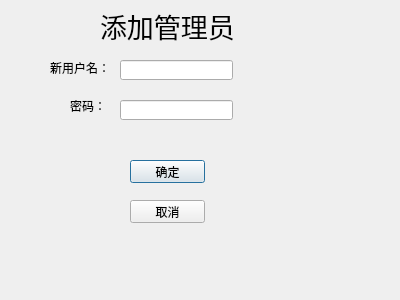
<?xml version="1.0" encoding="UTF-8"?>
<ui version="4.0">
 <class>ManagerRegestrationDlg</class>
 <widget class="QDialog" name="ManagerRegestrationDlg">
  <property name="geometry">
   <rect>
    <x>0</x>
    <y>0</y>
    <width>400</width>
    <height>300</height>
   </rect>
  </property>
  <property name="windowTitle">
   <string>Dialog</string>
  </property>
  <widget class="QLineEdit" name="lineEdit">
   <property name="geometry">
    <rect>
     <x>120</x>
     <y>60</y>
     <width>113</width>
     <height>20</height>
    </rect>
   </property>
  </widget>
  <widget class="QLineEdit" name="lineEdit_2">
   <property name="geometry">
    <rect>
     <x>120</x>
     <y>100</y>
     <width>113</width>
     <height>20</height>
    </rect>
   </property>
  </widget>
  <widget class="QLabel" name="label">
   <property name="geometry">
    <rect>
     <x>50</x>
     <y>60</y>
     <width>91</width>
     <height>16</height>
    </rect>
   </property>
   <property name="text">
    <string>新用户名：</string>
   </property>
  </widget>
  <widget class="QLabel" name="label_2">
   <property name="geometry">
    <rect>
     <x>70</x>
     <y>100</y>
     <width>54</width>
     <height>12</height>
    </rect>
   </property>
   <property name="text">
    <string>密码：</string>
   </property>
  </widget>
  <widget class="QPushButton" name="pushButton">
   <property name="geometry">
    <rect>
     <x>130</x>
     <y>160</y>
     <width>75</width>
     <height>23</height>
    </rect>
   </property>
   <property name="text">
    <string>确定</string>
   </property>
  </widget>
  <widget class="QPushButton" name="pushButton_2">
   <property name="geometry">
    <rect>
     <x>130</x>
     <y>200</y>
     <width>75</width>
     <height>23</height>
    </rect>
   </property>
   <property name="text">
    <string>取消</string>
   </property>
  </widget>
  <widget class="QLabel" name="label_3">
   <property name="geometry">
    <rect>
     <x>100</x>
     <y>10</y>
     <width>141</width>
     <height>31</height>
    </rect>
   </property>
   <property name="font">
    <font>
     <family>AcadEref</family>
     <pointsize>20</pointsize>
    </font>
   </property>
   <property name="text">
    <string>添加管理员</string>
   </property>
  </widget>
 </widget>
 <resources/>
 <connections/>
</ui>
